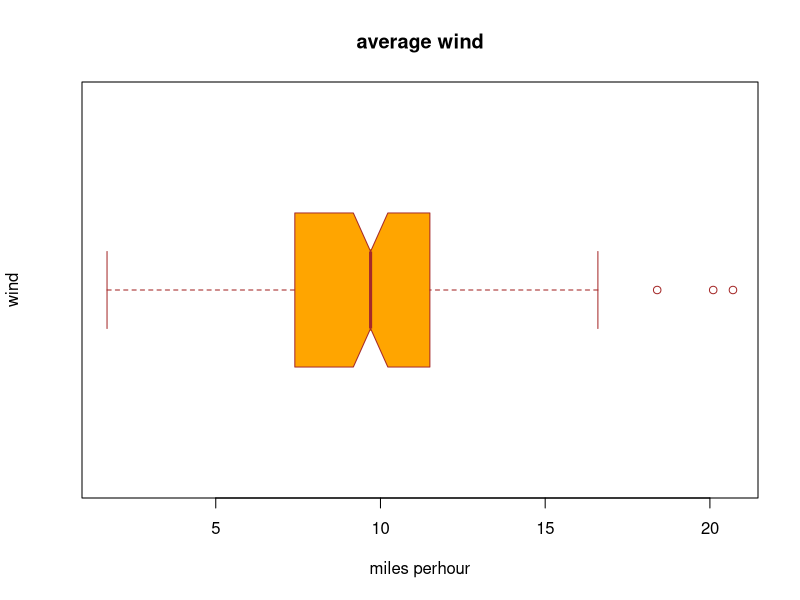

Source code (R):
data("airquality")
boxplot(airquality$Wind, main="average wind", xlab="miles perhour", ylab="wind", col="orange", border = "brown", horizontal = TRUE, notch = TRUE)